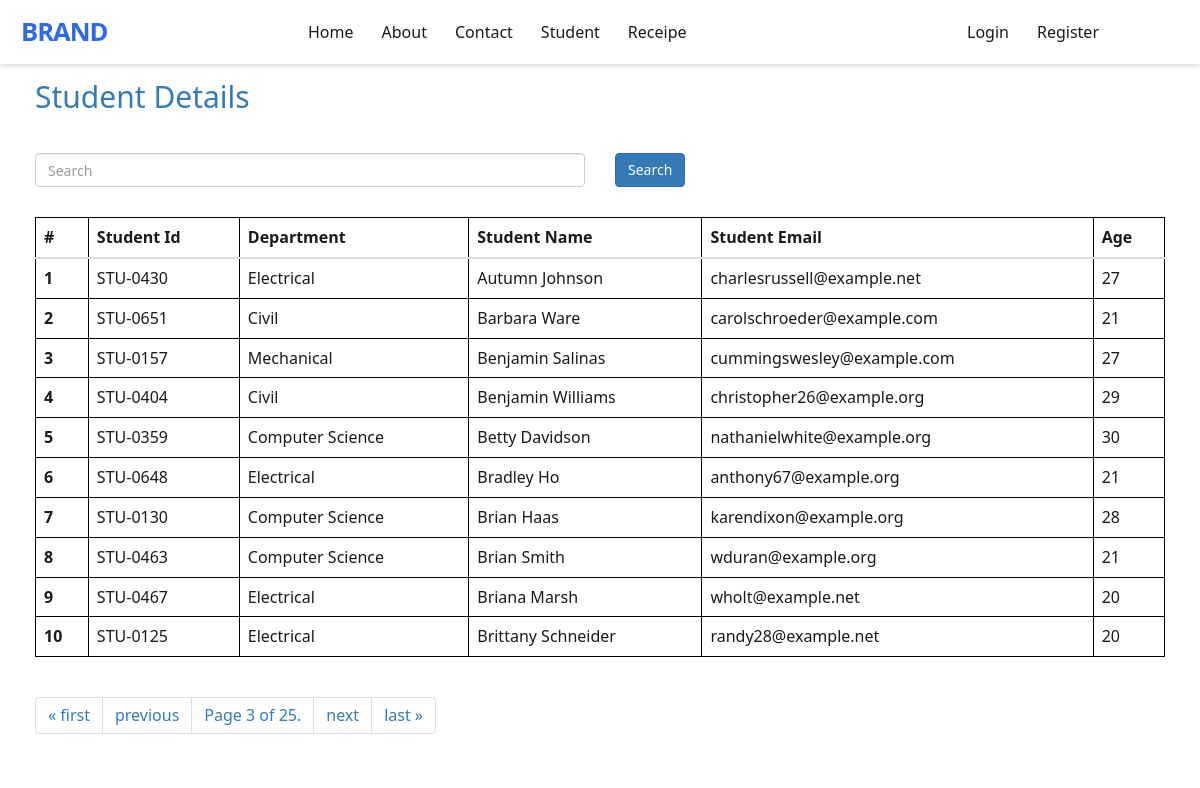
Page /student/?page=3 on the committed database.
### vege/models.py (models this page shows)
class Student(models.Model):
    department = models.ForeignKey(Department, related_name='depart', on_delete=models.CASCADE)
    student_id = models.OneToOneField(StudentID, related_name='studentid', on_delete=models.CASCADE)
    student_name = models.CharField(max_length=100)
    student_email = models.EmailField(max_length=100)
    student_age = models.IntegerField(default=18)
    student_address = models.TextField()
    def __str__(self) -> str:
        return self.student_name
    class Meta:
        ordering = ['student_name']
        verbose_name  = 'student'

class StudentID(models.Model):
    student_id = models.CharField(max_length=100)
    def __str__(self) -> str:
        return self.student_id

class Department(models.Model):
    department = models.CharField(max_length=100)
    def __str__(self) -> str:
        return self.department
    class Meta:
        ordering = ['department']

### vege/views.py (the view, shortened to what this page needs)
# urls.py: path('student/', get_student, name="student"),
def get_student(request):
    queryset = Student.objects.all()
    paginator = Paginator(queryset, 10)  # Show 25 contacts per page.
    page_number = request.GET.get("page", 1)
    page_obj = paginator.get_page(page_number)
    context = {'page' : "Students", 'queryset' : page_obj, 'page_obj' : page_obj}
    print(page_obj.object_list)
    return render(request, 'report/student.html', context)

### vege/templates/report/student.html (shortened to what this page needs)
{% extends "base.html" %}
{% block start %}
<div class="container">
    <a id="studenthome" href="/student/"><h2>Student Details</h2></a>
</div>
<div class="container mt-5 tables">
        <form class="mb-4">
            <div class="row">
                <div class="col-md-6">
                    <input type="text" placeholder="Search" name="search" class="form-control">
                </div>
                <div class="col-md-6">
                    <button class="btn btn-primary" >Search</button>
                </div>
            </div>
        </form>
    <table class="table table-stiped">
        <thead>
            <tr>
                <th scope="col">#</th>
                <th scope="col">Student Id</th>
                <th scope="col">Department</th>
                <th scope="col">Student Name</th>
                <th scope="col">Student Email</th>
                <th scope="col">Age</th>
            </tr>
        </thead>
        <tbody>
            {% for student in queryset %}
            <tr>
                <th scope="row">{{forloop.counter}}</th>
                <td>{{ student.student_id }}</td>
                <td>{{ student.department }} </td>
                <td>{{ student.student_name }}</td>
                <td>{{ student.student_email }}</td>
                <td>{{ student.student_age }}</td>
            </tr>
            {% endfor %}
        </tbody>
    </table>
    <nav class="Page navigation example">
        <ul class="pagination">
                {% if page_obj.has_previous %}
                <li class="page-item"><a class="page-link" href="?page=1">&laquo; first</a></li>
                <li class="page-item"><a class="page-link" href="?page={{ page_obj.previous_page_number }}">previous</a></li>
                {% endif %}
                <li class="page-item">
                    <span class="current">
                        Page {{ page_obj.number }} of {{ page_obj.paginator.num_pages }}.
                    </span>
                </li>
                {% if page_obj.has_next %}
                <li class="page-item"><a class="page-link" href="?page={{ page_obj.next_page_number }}">next</a></li>
                <li class="page-item"><a class="page-link" href="?page={{ page_obj.paginator.num_pages }}">last &raquo;</a></li>
                {% endif %}
        </ul>
    </nav>
</div>
{% endblock %}

### home/static/home/index.css (style rules this page uses)
body { padding-top: 60px; }
:root { --color-black: #1a1a1a; --color-darks: #404040; --color-greys: #999; --color-light: #f2f2f2; --color-white: #fff; --color-blue-100: #5593f7; --color-blue-200: #2d69eb; --color-blue-300: #1c4aca; --shadow-small: 0 1px 3px 0 rgba(0, 0, 0, 0.1), 0 1px 2px 0 rgba(0, 0, 0, 0.06); --shadow-medium: 0 4px 6px -1px rgba(0, 0, 0, 0.1), 0 2px 4px -1px rgba(0, 0, 0, 0.06); --shadow-large: 0 10px 15px -3px rgba(0, 0, 0, 0.1), 0 4px 6px -2px rgba(0, 0, 0, 0.05); }
*, *::before, *::after { padding: 0; margin: 0; box-sizing: border-box; list-style: none; list-style-type: none; text-decoration: none; -webkit-font-smoothing: antialiased; -moz-osx-font-smoothing: grayscale; text-rendering: optimizeLegibility; }
html { font-size: 100%; box-sizing: inherit; scroll-behavior: smooth; height: -webkit-fill-available; }
body { font-family: "Rubik", ui-sans-serif, system-ui, -apple-system, sans-serif; font-size: 1rem; font-weight: 400; line-height: 1.5; color: var(--color-black); background-color: var(--color-white); }
a, button { cursor: pointer; border: none; outline: none; background: none; text-transform: unset; }
.container { max-width: 75rem; height: auto; margin: 0 auto; padding: 0 1.25rem; }

### vege/templates/report/student.html (style rules this page uses)
table, th, td, thead, tbody { border: 1px solid black; }
.tables { margin-top: 30px; }
form { margin-bottom: 30px; }
#studenthome { text-decoration: none; }

### rows in the picture
Student: student_id "STU-0430", department "Electrical", student_name "Autumn Johnson", student_email "charlesrussell@example.net", student_age "27"
Student: student_id "STU-0651", department "Civil", student_name "Barbara Ware", student_email "carolschroeder@example.com", student_age "21"
Student: student_id "STU-0157", department "Mechanical", student_name "Benjamin Salinas", student_email "cummingswesley@example.com", student_age "27"
Student: student_id "STU-0404", department "Civil", student_name "Benjamin Williams", student_email "christopher26@example.org", student_age "29"
Student: student_id "STU-0359", department "Computer Science", student_name "Betty Davidson", student_email "nathanielwhite@example.org", student_age "30"
Student: student_id "STU-0648", department "Electrical", student_name "Bradley Ho", student_email "anthony67@example.org", student_age "21"
Student: student_id "STU-0130", department "Computer Science", student_name "Brian Haas", student_email "karendixon@example.org", student_age "28"
Student: student_id "STU-0463", department "Computer Science", student_name "Brian Smith", student_email "wduran@example.org", student_age "21"
Student: student_id "STU-0467", department "Electrical", student_name "Briana Marsh", student_email "wholt@example.net", student_age "20"
Student: student_id "STU-0125", department "Electrical", student_name "Brittany Schneider", student_email "randy28@example.net", student_age "20"

### other values in the picture
{{ page_obj.number }} "3"
{{ page_obj.paginator.num_pages }} "25"
